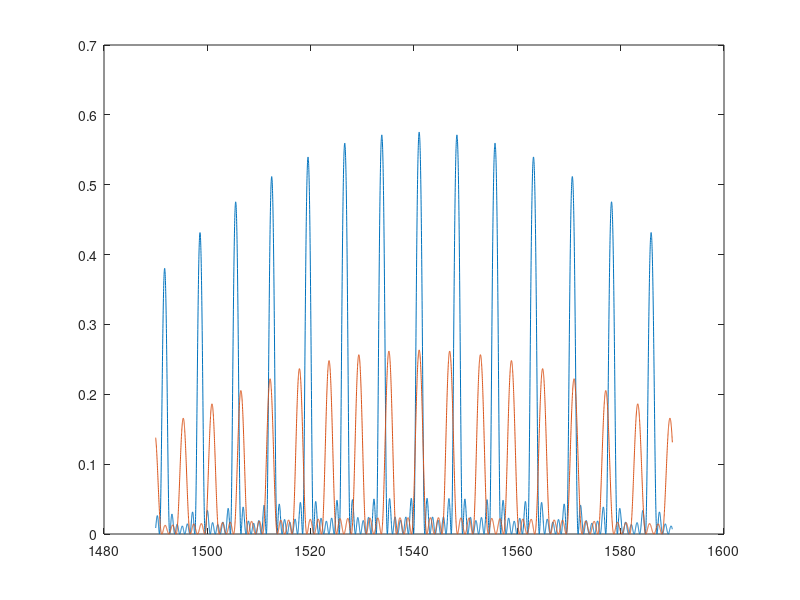
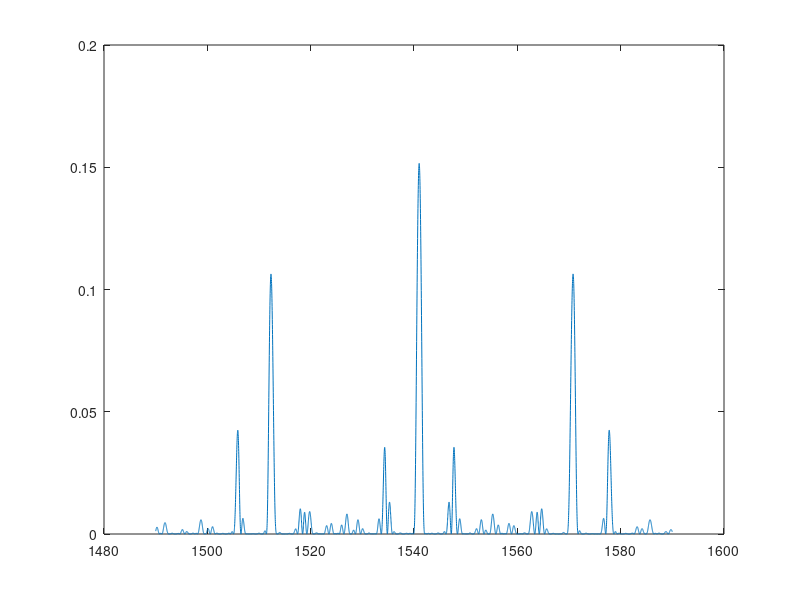

The MATLAB source for these figures, in order:
clear all
close all
clc

lamda0=1540; % nanometri
ni2=3.2609;
ni1=3.2255;
delta=50;
N=7000;
%L1=lamda0./(4.*n1);
L1=lamda0./(4.*ni1);
%L2=lamda0./(4.*n2);
L2=lamda0./(4.*ni2);
lmbda=linspace(lamda0-delta,lamda0+delta,N);



%deltanfull=linspace(0,0.02,10);
%% front mirror

%for i=1:length(deltanfull)
deltan=ni2.*1./lamda0; %radi po formuliiiiiiii
%deltan=deltanfull(i);
n2=ni2+deltan;
n1=ni1+deltan;
r=abs((n1-n2)/(n1+n2));
t=2*sqrt(n1.*n2)/(n1+n2);
bursts=4;
z0=62000;
z1=3000;
m=round(z1/(L1+L2));
z1=m.*(L1+L2);
L3=round((z0-z1)./(lamda0./(2*ni2)));
L3=L3.*lamda0./(2*ni2);


beta1=2.*pi.*n1./lmbda;
beta2=2.*pi.*n2./lmbda;
beta3=beta2;

phiplus=beta1.*L1+beta2.*L2;
phiminus=beta1.*L1-beta2.*L2;

matrix=zeros(2,2,N);
matrix(1,1,:)=(exp(j.*phiplus)-r^2.*exp(-j.*phiminus))./t.^2;
matrix(1,2,:)=r.*(exp(j.*phiplus)-exp(-j.*phiminus))./t.^2;
matrix(2,1,:)=r.*(exp(-j.*phiplus)-exp(j.*phiminus))./t.^2;
matrix(2,2,:)=(exp(-j.*phiplus)-r^2.*exp(j.*phiminus))./t.^2;


for i=1:N
matrix(:,:,i)=matrix(:,:,i)^m;
end
matrix2=matrix; %treba nam da bi dodali na kraj jos jedan ovakav

%% pomnoziti matrix sa refl(nije potreban) i transl
%refl=ones(2,2,N);m=round(z1/(L1+L2));
%L3=z0-m*(L1+L2);
%refl(1,2,:)=r;
%refl(2,1,:)=r;
%refl=refl./t;

transm=zeros(2,2,N);
transm(1,1,:)=exp(j.*beta3.*L3);
%transm(1,2,:)=exp(-j.*beta3.*L3);
%transm(2,1,:)=exp(j.*beta3.*L3);
transm(2,2,:)=exp(-j.*beta3.*L3);

for i=1:N
%matrix(:,:,i)=(matrix(:,:,i)*refl(:,:,i))*transm(:,:,i);
matrix(:,:,i)=matrix(:,:,i)*transm(:,:,i);
end
%%----------------------------------------


%% podici matrix na burst ekvivalentno sa N burstova
for i=1:N
matrix(:,:,i)=matrix(:,:,i)^bursts;
end
%%-------------------------



%% pomnoziti sa jos jednom matrix na m ekv sa dodavanjem jos m resetaka na kraj;
for i=1:N
matix(:,:,i)=matrix(:,:,i)*matrix2(:,:,i);
end
%%====================================

reflectionfront=abs((matrix(2,1,:)./matrix(1,1,:)));
reflectionfront=reshape(reflectionfront,1,[]);




%% back mirror

%deltan=[0.01 0.02];
deltan=ni2.*1./lamda0; %radi po formuliiiiiiii
n2=ni2+deltan;
n1=ni1+deltan;
r=abs((n1-n2)/(n1+n2));
t=2*sqrt(n1.*n2)/(n1+n2);
bursts=7;
z0=50000;
z1=3000;
m=round(z1/(L1+L2));
z1=m.*(L1+L2);
L3=round((z0-z1)./(lamda0./(2*ni2)));
L3=L3.*lamda0./(2*ni2);


beta1=2.*pi.*n1./lmbda;
beta2=2.*pi.*n2./lmbda;
beta3=beta2;

phiplus=beta1.*L1+beta2.*L2;
phiminus=beta1.*L1-beta2.*L2;

matrix=zeros(2,2,N);
matrix(1,1,:)=(exp(j.*phiplus)-r^2.*exp(-j.*phiminus))./t.^2;
matrix(1,2,:)=r.*(exp(j.*phiplus)-exp(-j.*phiminus))./t.^2;
matrix(2,1,:)=r.*(exp(-j.*phiplus)-exp(j.*phiminus))./t.^2;
matrix(2,2,:)=(exp(-j.*phiplus)-r^2.*exp(j.*phiminus))./t.^2;


for i=1:N
matrix(:,:,i)=matrix(:,:,i)^m;
end
matrix2=matrix; %treba nam da bi dodali na kraj jos jedan ovakav

%% pomnoziti matrix sa refl(nije potreban) i transl
%refl=ones(2,2,N);
%refl(1,2,:)=r;
%refl(2,1,:)=r;
%refl=refl./t;

transm=zeros(2,2,N);
transm(1,1,:)=exp(j.*beta3.*L3);
%transm(1,2,:)=exp(-j.*beta3.*L3);
%transm(2,1,:)=exp(j.*beta3.*L3);
transm(2,2,:)=exp(-j.*beta3.*L3);

for i=1:N
%matrix(:,:,i)=(matrix(:,:,i)*refl(:,:,i))*transm(:,:,i);
matrix(:,:,i)=matrix(:,:,i)*transm(:,:,i);
end
%%----------------------------------------


%% podici matrix na burst ekvivalentno sa N burstova
for i=1:N
matrix(:,:,i)=matrix(:,:,i)^bursts;
end
%%-------------------------



%% pomnoziti sa jos jednom matrix na m ekv sa dodavanjem jos m resetaka na kraj;
for i=1:N
matix(:,:,i)=matrix(:,:,i)*matrix2(:,:,i);
end
%%====================================
reflectionback=abs((matrix(2,1,:)./matrix(1,1,:)));
reflectionback=reshape(reflectionback,1,[]);






%% plot of both mirrors
plot(lmbda,reflectionback.^2,lmbda,reflectionfront.^2)
figure(2)
plot(lmbda,reflectionback.^2.*reflectionfront.^2)

aa=1;

%end % za for na pocetku